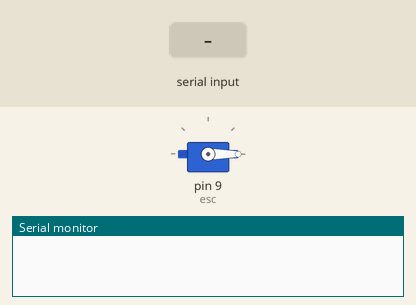
Bench run of a sketch on a simulated Arduino Uno, built with avr-gcc and run on an emulated ATmega328P. Parts: servo, the last lines printed to the serial monitor. Inputs (shaded band) come from the test bench.

Above: at 1.2 s.
1.3 s: "90,45\n" received over Serial
At 1.8 s:
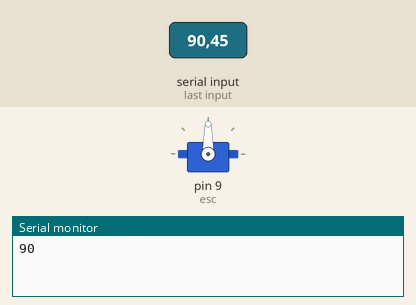
2.8 s: "30,150\n" received over Serial
At 4.0 s:
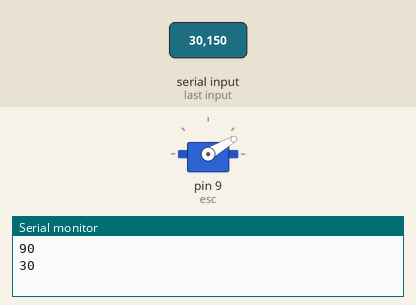
4.3 s: "200\n" received over Serial
At 5.5 s:
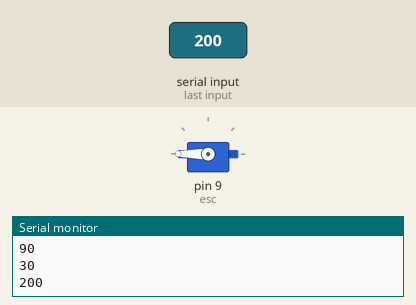
5.8 s: "90\n" received over Serial
At 6.7 s:
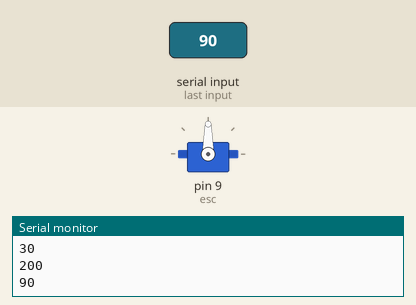
Timing chart, 0 to 8.3 s (numbered marks = the images above; inputs shaded):
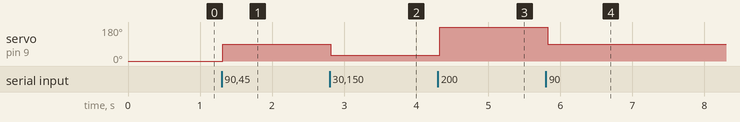

Measured:
- after the input at 1.3 s, servo on pin 9 (esc): 0° → 90° at once
- after the input at 2.8 s, servo on pin 9 (esc): 90° → 30° at once
- after the input at 4.3 s, servo on pin 9 (esc): 30° → 180° at once
- after the input at 5.8 s, servo on pin 9 (esc): 180° → 90° at once

The sketch:

calibrate.ino
```cpp
#include <Servo.h>

Servo esc;  // create servo object to control an ESC (via ppm)
int value;
const int messageSize = 10;

void setup()
{
  Serial.begin(9600);
  esc.attach(9);  // attaches the esc on pin 9 to the servo object
}

void loop()
{
  char buffer[messageSize];
  if (Serial.available() > 0) {
    delay(10);
    int size = Serial.available();
    if(messageSize < size) {
      size = messageSize;
    }
    Serial.readBytes(buffer, size);  //gets one byte from serial buffer

    value = atoi(buffer);
    Serial.println(value);

  }
  esc.write(value);                  // sets the servo position according to the scaled value
  delay(20);                           // waits for the servo to get there
}
//note to self minimum value can only be set manually? autoarm dont' work yo
//Current minimum value is 20 because (20+180) / 2 = 100. 100 is half power
```
